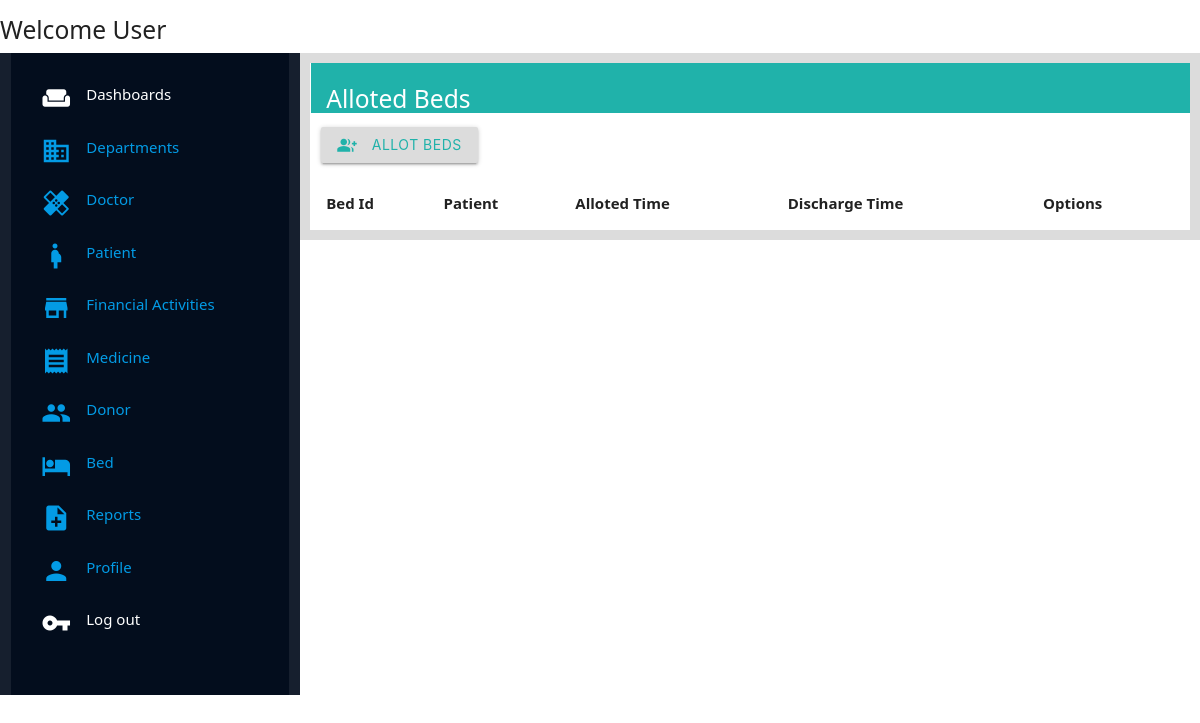
The app's page /management/beds/, older data.
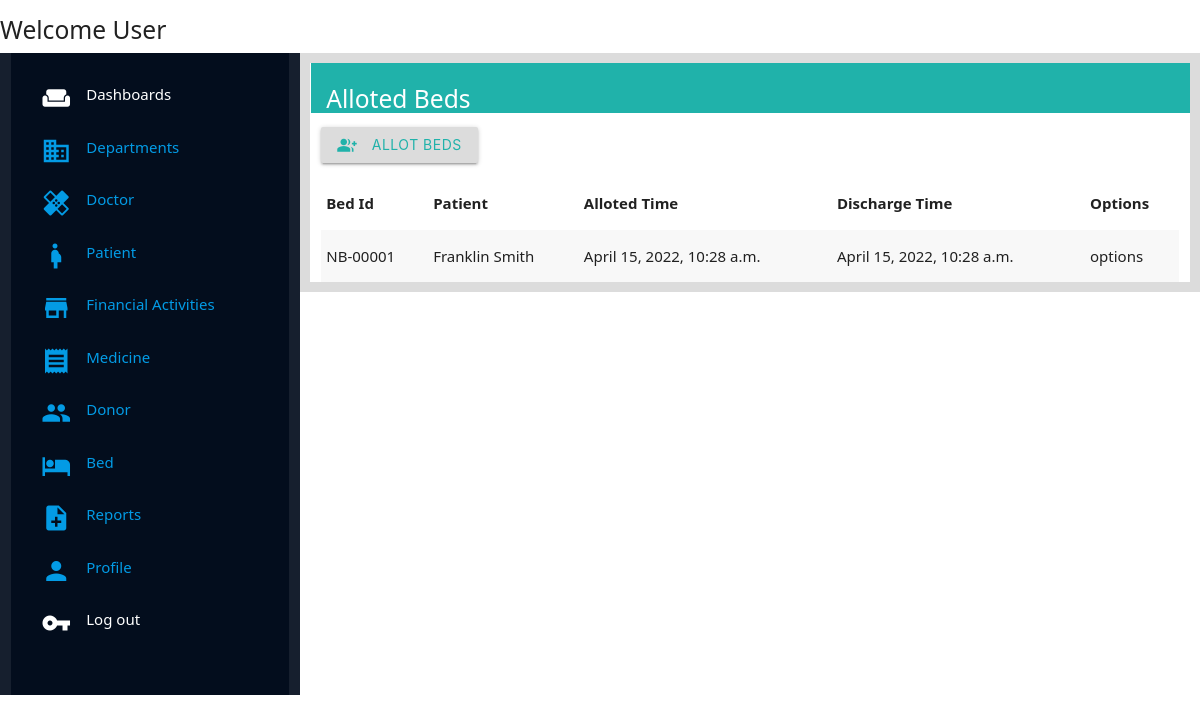
The same page, newer data.
### management/models.py (models this page shows, shortened)
class Alloted_Beds(models.Model):
    Bed_id = models.ForeignKey(Room,on_delete=models.CASCADE,null=True, blank=True)
    Alloted_patient = models.ForeignKey(Patient, on_delete=models.CASCADE)
    Alloted_time = models.DateTimeField(auto_now_add=True,null=True, blank=True)

class Room(models.Model):
    Room_location = models.CharField(max_length=250, null=True,blank=True)
    Room_ID = models.CharField(max_length=100, null=True, blank=True, unique=True)
    Room_availability = models.BooleanField(default=True)

class Patient(models.Model):
    Patient_id = models.CharField(unique=True, max_length=200, default="Please Update",null=True,blank=True)
    Patient_lastname = models.CharField(max_length=250,null=True, blank=True)
    Patient_firstname = models.CharField(max_length=250,null=True, blank=True)
    Patient_email_address = models.EmailField(max_length=250, null=True, blank=True, default="Null_provided@email.com")
    Patient_phone_number = models.CharField(max_length=120, null=True, blank=True)
    Patient_address = models.CharField(max_length=350,null=True,blank=True)
    Patient_doctor = models.ForeignKey(Doctor,on_delete=models.CASCADE, related_name="patient_doctor")
    Patient_blood_group = models.CharField(max_length=200, default="Please Update")
    Patient_blood_genotype = models.CharField(max_length=200, default="Please Update")
    Patient_age = models.IntegerField(null=True,blank=True)
    Patient_gender = models.CharField(max_length=25, choices=GENDER,default="UNDECIDED")
    Patient_room = models.ForeignKey(Room, on_delete=models.CharField, null=True, blank=True)

### management/views.py (the view)
# urls.py: path('beds/',views.beds_page, name="beds_page"),
def beds_page(request):
    alloted_beds = Alloted_Beds.objects.all()
    context = {
        'alloted_beds':alloted_beds
    }
    return render(request,'management/Pages/beds_page.html',context)

### management/templates/management/Pages/beds_page.html
{% extends 'management/index.html' %}
{% load static %}
{% block content %}
<div class="wrapper">
    <div class="title-holder">
        <h5 class="title">Alloted Beds</h5>
    </div>
    <div class="body-wrapper">
        <button class="btn add-btn"><i class="small material-icons left">group_add</i> Allot Beds</button>
    </div>
    <div class="display-list">
        <table class="striped">
        <thead>
          <tr>
              <th>Bed Id</th>
              <th>Patient</th>
              <th>Alloted Time</th>
              <th>Discharge Time</th>
              <th>Options</th>
          </tr>
        </thead>
        <tbody>
          {% for alloted_bed in alloted_beds %}
          <tr>
            <td>{{alloted_bed.Bed_id.Room_ID}}</td>
            <td>{{alloted_bed.Alloted_patient.Patient_lastname}} {{alloted_bed.Alloted_patient.Patient_firstname}}</td>
            <td>{{alloted_bed.Alloted_time}}</td>
            <td>{{alloted_bed.Alloted_time}}</td>
            <td>options</td>
          </tr>
          {% endfor %}
        </tbody>
      </table>
    </div>
</div>
{% endblock content %}

Row changes from the older to the newer data that the page shows:
added Alloted_Beds: Bed_id.Room_ID "NB-00001", Alloted_patient.Patient_lastname "Franklin", Alloted_patient.Patient_firstname "Smith", Alloted_time "April 15, 2022, 10:28 a.m."
